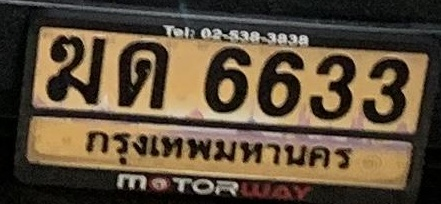
#> input picture crop_plate_testset/0015.jpg, 441 x 204 px; its folder holds only this picture in this run
$ python -i crop.py   (imports and definitions only)
#> lines starting #> are read from the running program, lines starting #| are printed output that depends on the picture
#> further down, picture is the input picture: shape (204, 441, 3); mean B, G, R 59.2, 78.1, 93.3
import cv2
import numpy as np
from pathlib import Path
from ultralytics import YOLO

MODEL_PATH = r"" # Path

INPUT_DIR = Path("input_images")
ENHANCED_DIR = Path("enhanced_images")
OUTPUT_DIR = Path("output_images")
COMPARISON_DIR = Path("comparison_images")

CONFIDENCE = 0.40
TARGET_CLASS = 1

TARGET_BRIGHTNESS = 130
MIN_GAMMA = 0.4
MAX_GAMMA = 2.5

CLAHE_CLIP_LIMIT = 2.0
CLAHE_GRID_SIZE = (8, 8)

PLATE_WIDTH = 320
PLATE_HEIGHT = 120

# [3 lines not run here, left out]

# [1 line that did not run here, left out]


def adaptive_gamma(image):
    gray = cv2.cvtColor(image, cv2.COLOR_BGR2GRAY)
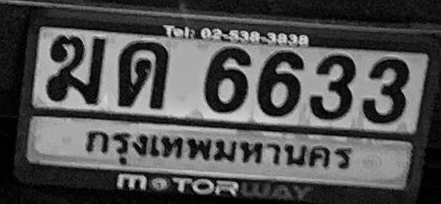
#> gray: shape (204, 441); min 0, max 232, mean 80.5
    mean_brightness = np.mean(gray)
#> mean_brightness = 80.45
    mean_normalized = max(mean_brightness / 255.0, 0.01)
#> mean_normalized = 0.316
    target_normalized = TARGET_BRIGHTNESS / 255.0

    gamma = np.log(target_normalized) / np.log(mean_normalized)
#> gamma = 0.584
    gamma = np.clip(gamma, MIN_GAMMA, MAX_GAMMA)

    table = np.array([((i / 255.0) ** gamma) * 255 for i in range(256)]).astype(np.uint8)
#> table = 256 values from 0 to 255

    return cv2.LUT(image, table)
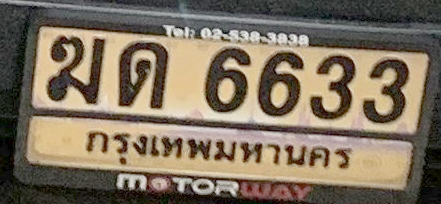
#> returned value: shape (204, 441, 3); mean of channels 0, 1, 2 96, 114.2, 127.5; drawn as B, G, R


def apply_clahe(image):
    lab = cv2.cvtColor(image, cv2.COLOR_BGR2LAB)
#> lab: shape (204, 441, 3); mean of channels 0, 1, 2 121.5, 130.5, 139.6
    l, a, b = cv2.split(lab)
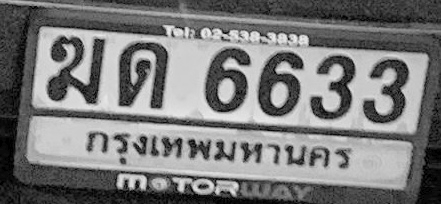
#> l: shape (204, 441); min 0, max 243, mean 121.5
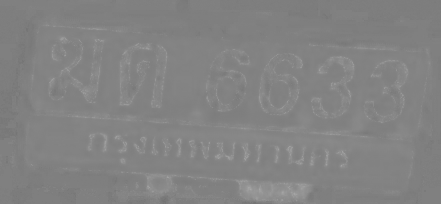
#> a: shape (204, 441); min 115, max 166, mean 130.5
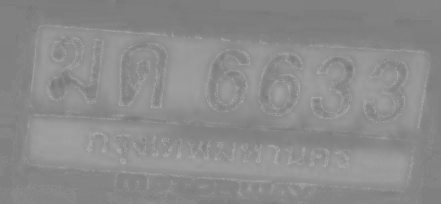
#> b: shape (204, 441); min 118, max 172, mean 139.6

    clahe = cv2.createCLAHE(clipLimit=CLAHE_CLIP_LIMIT, tileGridSize=CLAHE_GRID_SIZE)
    l = clahe.apply(l)
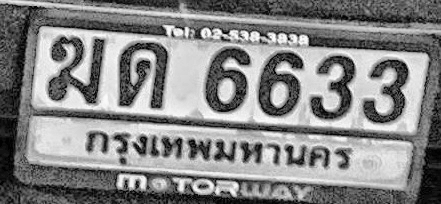
#> l: shape (204, 441); min 1, max 255, mean 134

    lab = cv2.merge((l, a, b))
#> lab: shape (204, 441, 3); mean of channels 0, 1, 2 134, 130.5, 139.6

    return cv2.cvtColor(lab, cv2.COLOR_LAB2BGR)
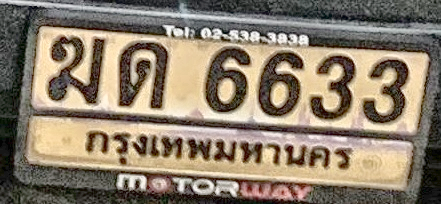
#> returned value: shape (204, 441, 3); mean B, G, R 108.8, 127, 140.4


def enhance_image(image):
    if image is None:
        raise ValueError("Image is None")

    if not isinstance(image, np.ndarray):
        raise TypeError("Image must be a numpy.ndarray")

    gamma_image = adaptive_gamma(image)
    return apply_clahe(gamma_image)


# [96 lines left out: functions order_points, perspective_rectify, not called in this run]


image_extensions = {".jpg", ".jpeg", ".png", ".bmp", ".webp"}
# [1 line that did not run here, left out]

# [72 lines not run here, left out]

>>> import cv2
>>> picture = cv2.imread('crop_plate_testset/0015.jpg')
>>> result = enhance_image(picture)

$ run again, on crop_plate_testset/0017.jpg
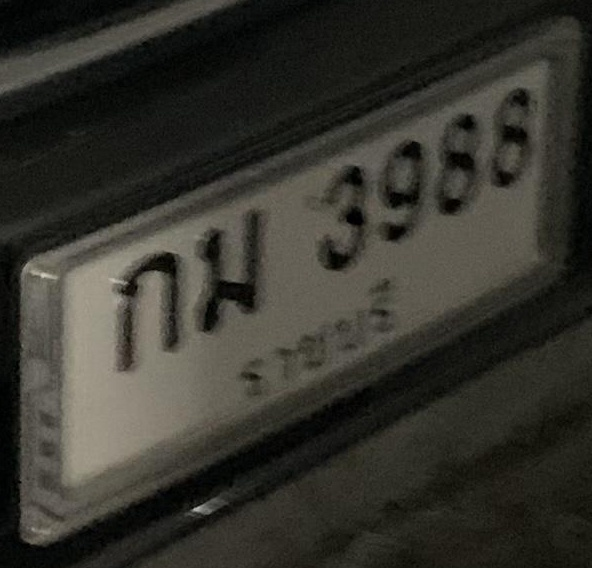
#> input picture crop_plate_testset/0017.jpg, 592 x 568 px
#> picture is the input picture: shape (568, 592, 3); mean B, G, R 45.2, 52.2, 53.3
#> mean_brightness = 51.71
#> mean_normalized = 0.203
#> gamma = 0.422
#> table = 256 values from 0 to 255
#> in apply_clahe, `l, a, b = cv2.split(lab)`:
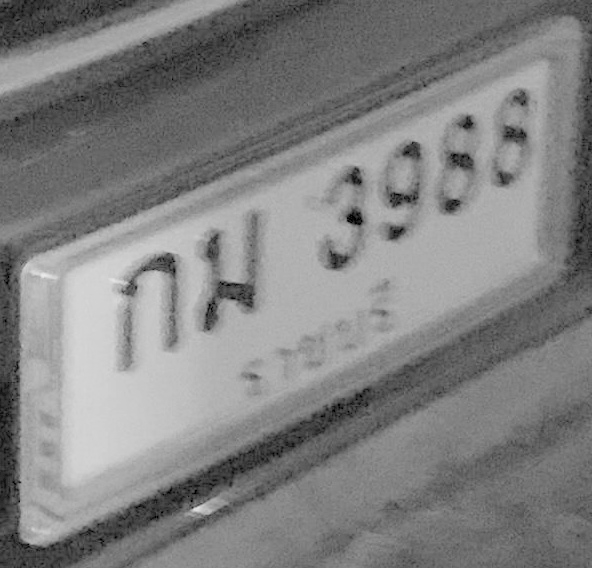
#> l: shape (568, 592); min 0, max 235, mean 129.3
#> in apply_clahe, `return cv2.cvtColor(lab, cv2.COLOR_LAB2BGR)`:
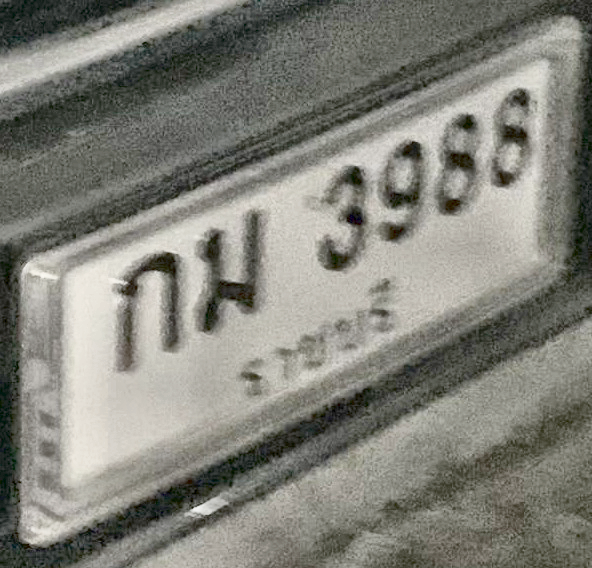
#> returned value: shape (568, 592, 3); mean B, G, R 120.8, 129.2, 129.5

$ run again, on crop_plate_testset/0025.jpg
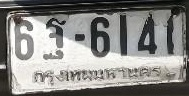
#> input picture crop_plate_testset/0025.jpg, 189 x 96 px
#> picture is the input picture: shape (96, 189, 3); mean B, G, R 133, 136.1, 136.8
#> mean_brightness = 135.9
#> mean_normalized = 0.533
#> gamma = 1.07
#> table = 256 values from 0 to 255
#> in apply_clahe, `l = clahe.apply(l)`:
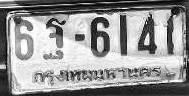
#> l: shape (96, 189); min 1, max 255, mean 149.4

$ run again, on crop_plate_testset/0120.jpg
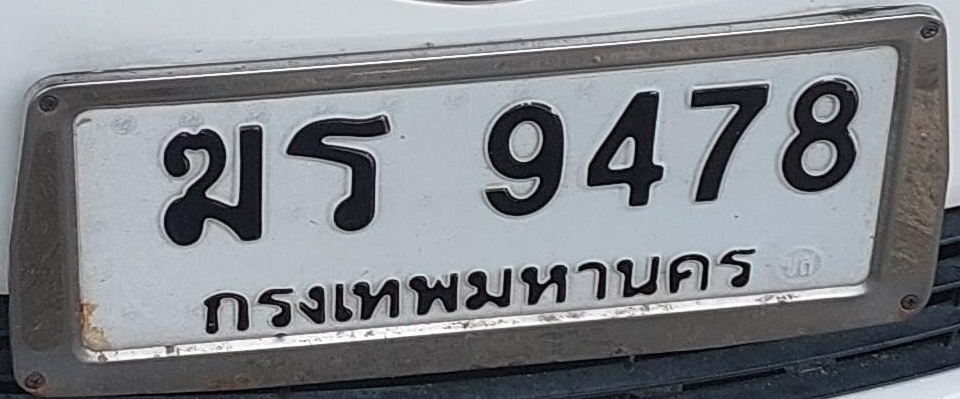
#> input picture crop_plate_testset/0120.jpg, 960 x 399 px
#> picture is the input picture: shape (399, 960, 3); mean B, G, R 137.2, 132.6, 128.8
#> mean_brightness = 132
#> mean_normalized = 0.518
#> gamma = 1.02
#> table = 256 values from 0 to 255
#> in apply_clahe, `l, a, b = cv2.split(lab)`:
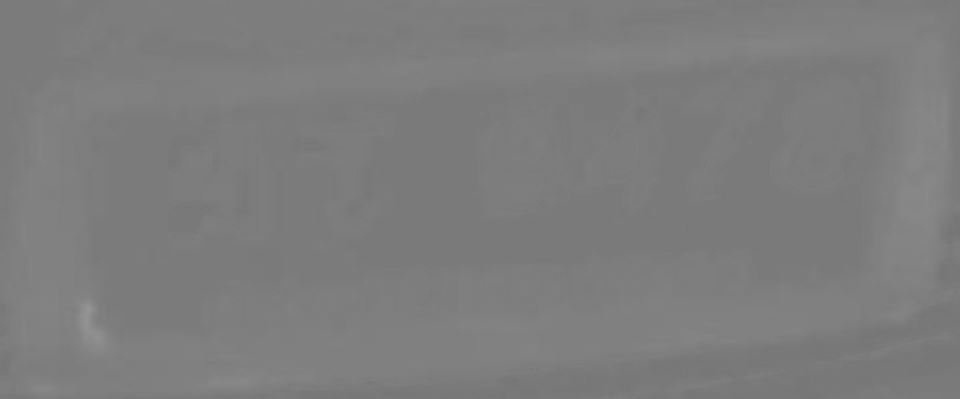
#> b: shape (399, 960); min 117, max 149, mean 125
#> in apply_clahe, `l = clahe.apply(l)`:
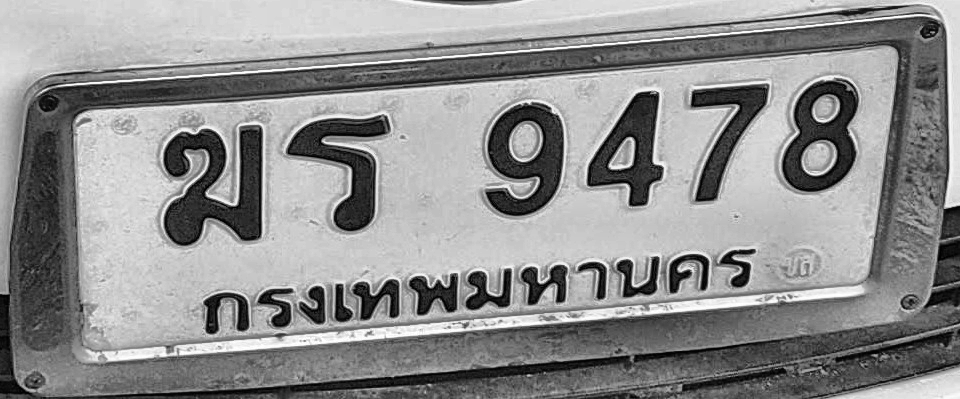
#> l: shape (399, 960); min 0, max 255, mean 142.8
